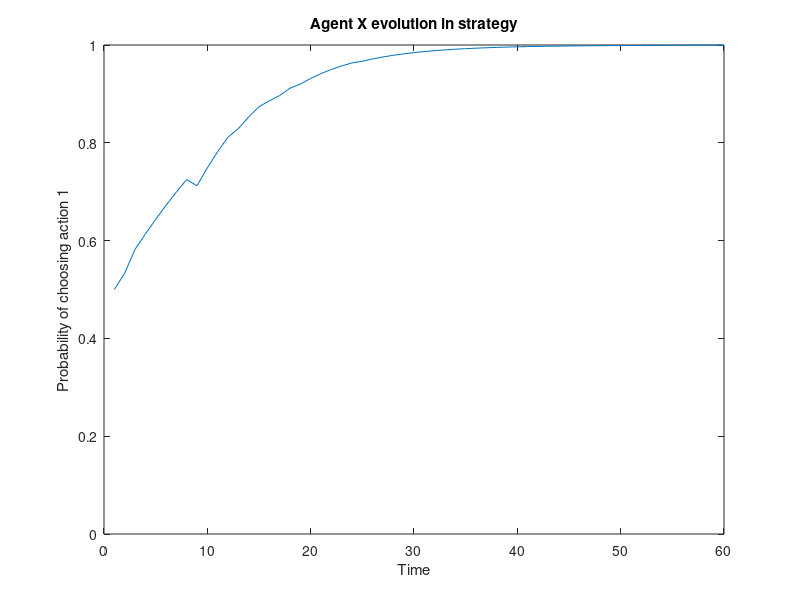

MATLAB code for this plot:
function qlearning
clear
%initial values
tmax=60;
%Qx=zeros(2,1);
Qx=[0;0];
%Qy=zeros(2,1);
Qy=[3;2];
rx=zeros(2,1);
ry=zeros(2,1);
Rx=zeros(2,1);
Ry=zeros(2,1);
x=zeros(tmax,2);
y=zeros(tmax,2);
alpha=0.01;
Tx=0.15;
Ty=0.15;
x0=exp(Qx(1)/Tx)/(exp(Qx(1)/Tx)+exp(Qx(2)/Tx))
y0=exp(Qy(1)/Ty)/(exp(Qy(1)/Ty)+exp(Qy(2)/Ty))
%A=[3,0;4,2];%PD
%B=[3,0;4,2];%PD
A=[3,0;1,2.5];%Coordination
%B=[4,0;3,2];%Coordination
B=A;
rep=4;


%playing
for t=1:tmax
     %update the strategeis
    repx1=0;
    repx2=0;
    repy1=0;
    repy2=0;
    x(t,1)=exp(Qx(1)/Tx)/(exp(Qx(1)/Tx)+exp(Qx(2)/Tx));
    x(t,2)=exp(Qx(2)/Tx)/(exp(Qx(1)/Tx)+exp(Qx(2)/Tx));
    y(t,1)=exp(Qy(1)/Ty)/(exp(Qy(1)/Ty)+exp(Qy(2)/Ty));
    y(t,2)=exp(Qy(2)/Ty)/(exp(Qy(1)/Ty)+exp(Qy(2)/Ty));
    rx=zeros(2,1);
    ry=zeros(2,1);
    for re=1:rep
        if rand<x(t,1)
           i=1;
           repx1=repx1+1;
        else
            i=2;
            repx2=repx2+1;
        end
        if rand<y(t,1)
           j=1;
           repy1=repy1+1;
        else
           j=2;
           repy2=repy2+1;
        end
        rx(i)=rx(i)+A(i,j);
        ry(j)=ry(j)+B(j,i);
    end
    % to avoid NAN 
    if repx1~=0
        Qx(1)=Qx(1)+alpha*((rx(1)/repx1)-Qx(1));
    end
  
    if repx2~=0
        Qx(2)=Qx(2)+alpha*((rx(2)/repx2)-Qx(2));
    end
 
    if repy1~=0
        Qy(1)=Qy(1)+alpha*((ry(1)/repy1)-Qy(1));
    end
  
    if repy2~=0
        Qy(2)=Qy(2)+alpha*((ry(2)/repy2)-Qy(2));
    end


end
figure;
time=1:tmax;
plot(time,x(:,1));
xlim([0 tmax]);
ylim([0 1]);
xlabel('Time')
ylabel('Probability of choosing action 1')
title('Agent X evolution in strategy')
% figure;
% plot(time,y(:,1))
% ylim([0 1])
% title('action1-y');

end
